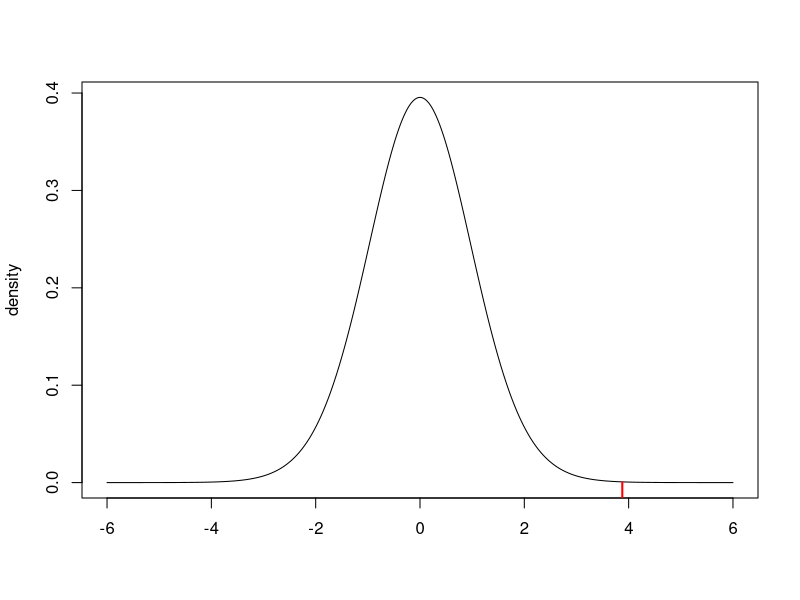
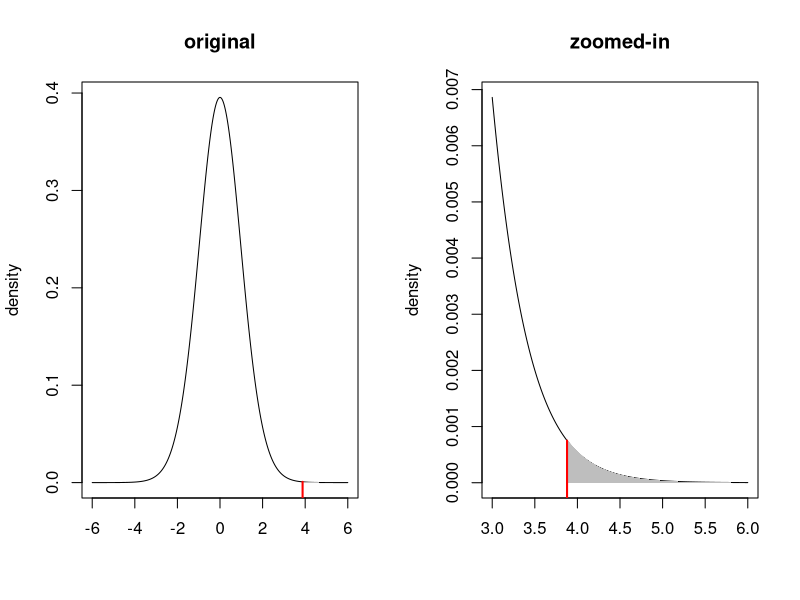
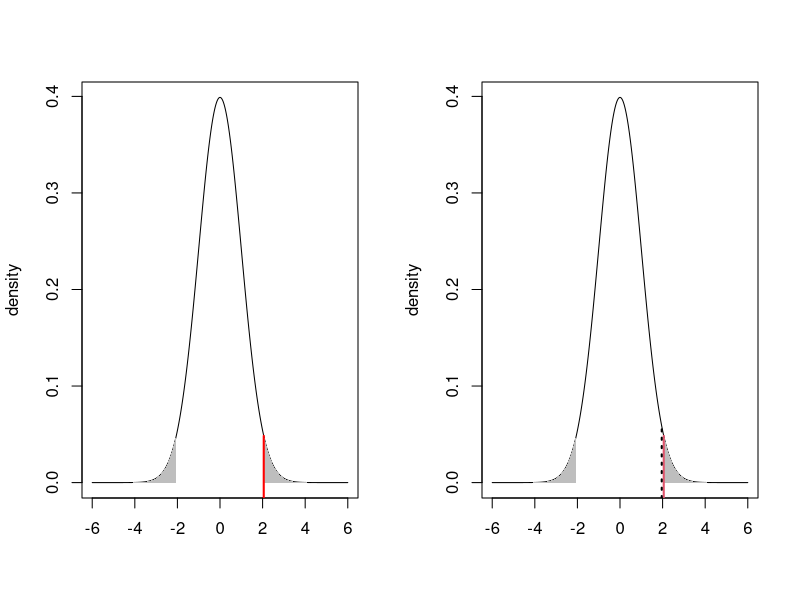

These figures' R source, in order:
## ---- chunk 1
n = 30
xbar = 55.7
s2 = 64.8
## ---- chunk 2
t_obs = (xbar - 50)/(sqrt(s2/n))
t_obs
## ---- chunk 3
index = seq(-6,6,by=0.01)
plot(index,dt(index,df=n-1),type="l",xlab="",ylab="density")
segments(t_obs,-1,t_obs,dnorm(t_obs),lwd=2,col="red")
## ---- chunk 4
pt(t_obs,df=n-1,lower.tail=FALSE)
## ---- chunk 5

par(mfrow=c(1,2))
index = seq(-6,6,by=0.01)
plot(index,dt(index,df=n-1),type="l",xlab="",ylab="density",main="original")
polygon(c(index[index>t_obs],5),c(0,dt(index[index>t_obs],df=n-1)),col="grey",border=FALSE)
segments(t_obs,-1,t_obs,dt(t_obs,df=n-1),lwd=2,col="red")

index = seq(3,6,by=0.01)
plot(index,dt(index,df=n-1),type="l",xlab="",ylab="density",main="zoomed-in")
polygon(c(index[index>t_obs],5),c(0,dt(index[index>t_obs],df=n-1)),col="grey",border=FALSE)
segments(t_obs,-1,t_obs,dt(t_obs,df=n-1),lwd=2,col="red")

## ---- chunk 6
zobs = 2.054
index = seq(-6,6,by=0.01)
plot(index,dnorm(index),type="l",xlab="",ylab="density")
polygon(c(index[index>zobs],5),c(0,dnorm(index[index>zobs])),col="grey",border=FALSE)
polygon(c(-5,index[index< -zobs]),c(dnorm(index[index< -zobs]),0),col="grey",border=FALSE)
segments(zobs,-1,zobs,dnorm(zobs),lwd=2,col="red")
## ---- chunk 7
qnorm(0.025,lower.tail=FALSE)
## ---- chunk 8
zalpha = qnorm(0.025,lower.tail=FALSE)
index = seq(-6,6,by=0.01)
plot(index,dnorm(index),type="l",xlab="",ylab="density")
polygon(c(index[index>zobs],5),c(0,dnorm(index[index>zobs])),col="grey",border=FALSE)
polygon(c(-5,index[index< -zobs]),c(dnorm(index[index< -zobs]),0),col="grey",border=FALSE)
segments(zobs,-1,zobs,dnorm(zobs),lwd=2,col=2)
segments(zalpha,-1,zalpha,dnorm(zalpha),lwd=2,lty=3)
## ---- chunk 9
# load the data
data(EuStockMarkets)

# create the SMI variable which is the second column of the EuStockMarkets data
SMI = EuStockMarkets[,2]

# create the CAC variable which is the third column of the EuStockMarkets data
CAC = EuStockMarkets[,3]

# execute the two-sample t-test
t.test(SMI, CAC, alternative="two.sided", mu=0, conf.level=0.95)
